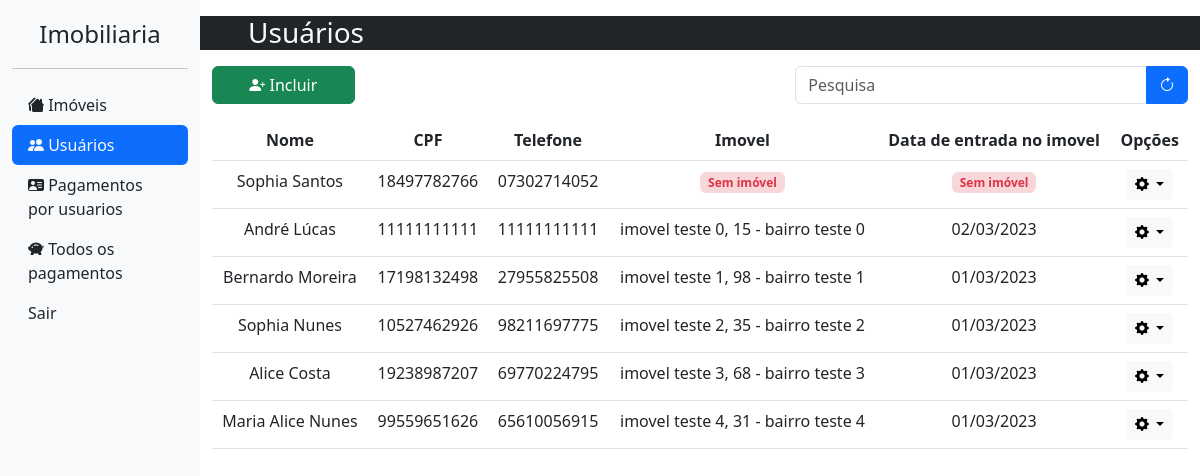
Before: /usuario/listar/ (signed in) with the older database file.
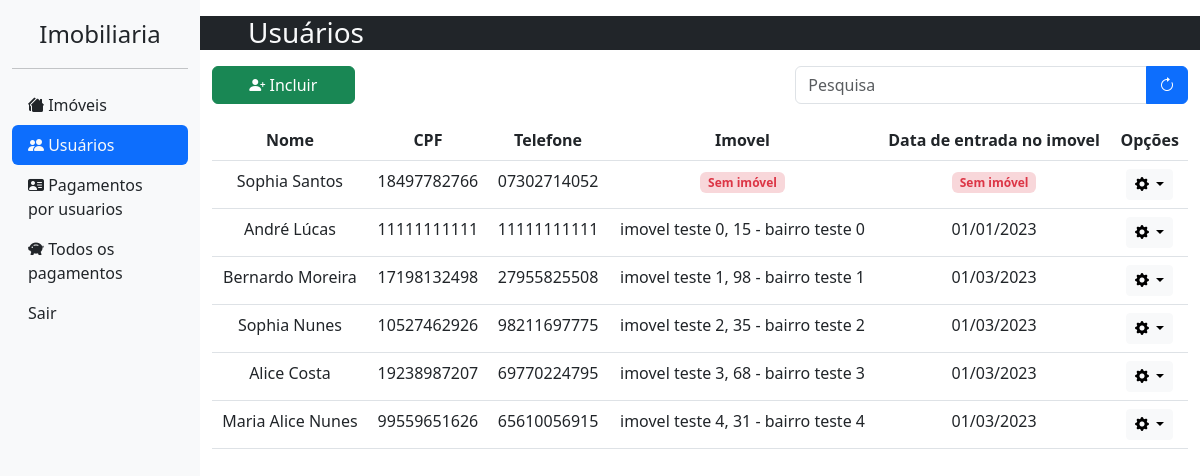
After: the same page with the newer database file.
### usuario/models.py (models this page shows, shortened)
class Perfil(models.Model):
    cpf = models.CharField(max_length=14, null=True)
    nome_completo = models.CharField(max_length=50, null=True, verbose_name="Nome completo")
    data_nascimento = models.DateField(max_length=10, null=True, blank=True, verbose_name="Data de nascimento")
    telefone = models.CharField(max_length=16, null=True, verbose_name="Telefone para contato")
    data_entrada_imovel = models.DateField(auto_now_add=True, editable=True, verbose_name="Data de entrada no imovel")
    usuario = models.OneToOneField(User, blank=True, on_delete=models.CASCADE)
    imovel = models.OneToOneField(Imovel, null=True, blank=True, on_delete=models.SET_NULL)
    def __str__(self) -> str:
        return self.nome_completo

### imobiliaria/models.py (models this page shows, shortened)
class Imovel(models.Model):
    nome = models.CharField(max_length=50, blank=True, verbose_name='Nome do imóvel / vila / condominio')
    cep = models.CharField(max_length=9, blank=True, verbose_name= 'CEP')
    endereco = models.CharField(max_length=100, blank=True, verbose_name= 'Endereço')
    numero = models.CharField(max_length=100, blank=True, verbose_name= 'Numero')
    bairro = models.CharField(max_length=100, blank=True, verbose_name= 'Bairro')
    cidade = models.CharField(max_length=100, blank=True, verbose_name= 'Cidade')
    uf = models.CharField(max_length=2, blank=True, verbose_name= 'UF')
    mensalidade = models.CharField(max_length=10, blank=True, verbose_name='Mensalidade R$')
    vencimento = models.IntegerField(default=10, verbose_name="Dia do vencimento da mensalidade")
    disponibilidade = models.BooleanField(default=True, verbose_name="Disponibilidade")
    def __str__(self) -> str:
        nome = ''
        if self.nome:
            nome = self.nome
        else:
            nome = self.endereco
        return f'{nome}, {self.numero} - {self.bairro}'

### usuario/views.py (the view)
# urls.py: path('listar/', listar_usuarios, name="listarusuarios"),
@login_required
@staff_member_required
def listar_usuarios(request):
    context = {}
    perfis = Perfil.objects.all().order_by('imovel','-data_entrada_imovel','nome_completo')
    context['perfis'] = perfis
    if request.method == "GET":
        busca = request.GET.get('busca')
        if busca != None:
            perfis = Perfil.objects.all().filter(nome_completo__contains = busca)
            context['perfis'] = perfis
            return render(request, 'views/listar-usuarios.html', context)
    try:
        Imovel.objects.get()
        tem_imoveis = True
    except:
        tem_imoveis = False
    context['tem_imoveis'] = tem_imoveis
    return render(request, 'views/listar-usuarios.html', context)

### core/templates/views/listar-usuarios.html (shortened to what this page needs)
{% extends 'base.html' %}
{% block content %}
<div class="row d-lg-block d-sm-none bg-dark text-light mb-3">
    <h3 class="ps-5">Usuários</h3>
</div>
<div class="row">
    <div class="col-sm-12 mb-sm-3 col-lg-2">
        <a href="{% url 'cadastrarusuario' %}" class="btn btn-success w-100"><i class="bi bi-person-plus-fill"></i> Incluir</a>
    </div>
    <div class="col-sm-12 mb-sm-3 col-lg-5 offset-lg-5">
        <form method="GET" autocomplete="off">
            <div class="input-group">
                <input type="text" class="form-control" placeholder="Pesquisa" name="busca">
                <button class="btn btn-primary"><i class="bi bi-arrow-clockwise"></i></button>
            </div>
        </form>
    </div>
</div>
<div class="table-responsive">
    <table class="table table-hover text-center">
        <thead>
            <tr>
                <th scope="col">Nome</th>
                <th scope="col">CPF</th>
                <th scope="col">Telefone</th>
                <th scope="col">Imovel</th>
                <th scope="col">Data de entrada no imovel</th>
                <th scope="col">Opções</th>
            </tr>
        </thead>
        <tbody>
            {% for perfil in perfis %}
            <tr>
                <td>{{perfil.nome_completo}}</td>
                <td>{{perfil.cpf}}</td>
                <td>{{perfil.telefone}}</td>
                {% if perfil.imovel %}
                    <td>{{perfil.imovel}}</td>
                    <td>{{perfil.data_entrada_imovel|date:"d/m/Y"}}</td>
                {% else %}
                    <td><span class="badge bg-danger-subtle text-danger">Sem imóvel</span></td>
                    <td><span class="badge bg-danger-subtle text-danger">Sem imóvel</span></td>
                {% endif %}
                <td>
                    <div class="dropdown">
                        <button type="button" class="btn btn-sm btn-light dropdown-toggle" data-bs-toggle="dropdown">
                            <i class="bi bi-gear-fill"></i>
                        </button>
                    </div>
                </td>
            </tr>
            {% endfor %}
        </tbody>
    </table>
</div>
{% endblock %}

Changed rows visible on the page:
changed Perfil "André Lúcas": data_entrada_imovel "02/03/2023" → "01/01/2023"
